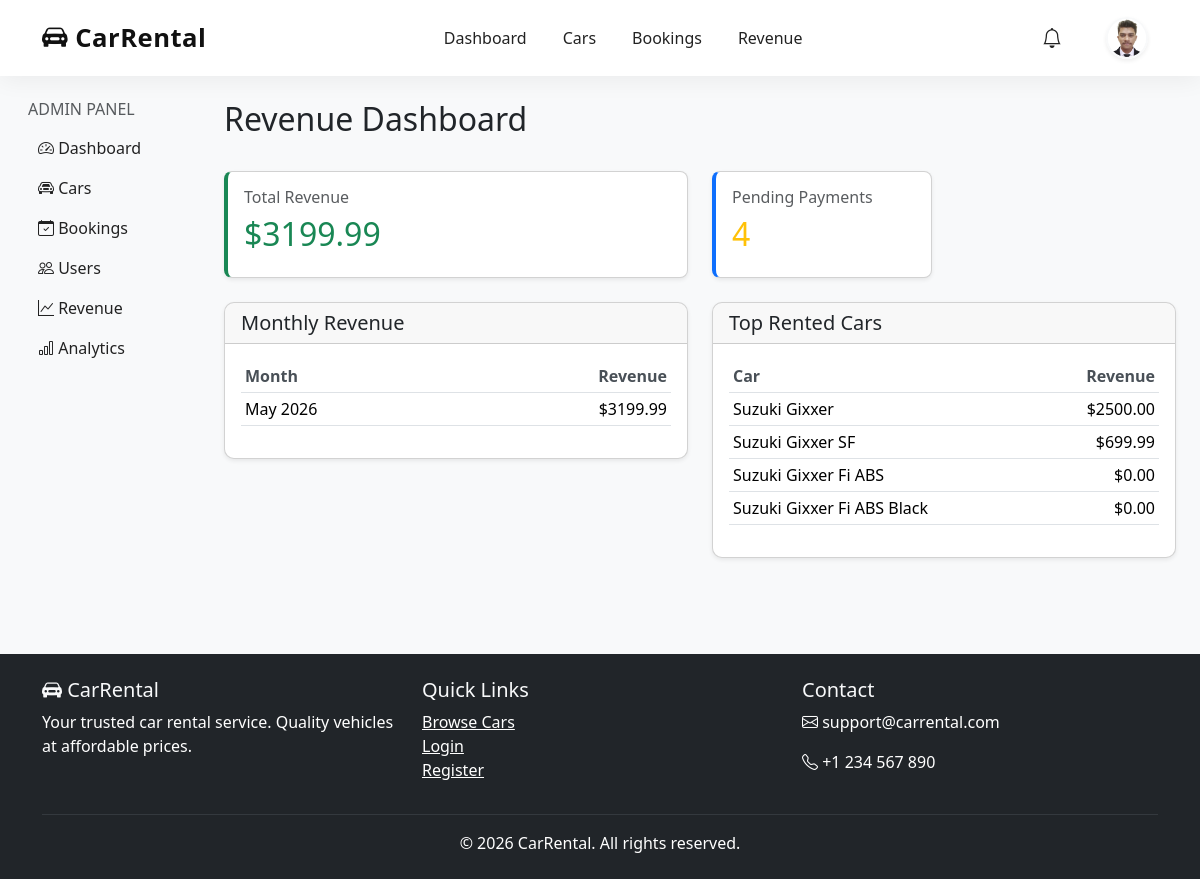
/dashboard/revenue/ (signed in), run on the app's committed database.
### accounts/models.py (models this page shows, shortened)
class User(AbstractUser):
    email = models.EmailField(unique=True)
    phone = models.CharField(max_length=20, blank=True, null=True)
    is_blocked = models.BooleanField(default=False)
    USERNAME_FIELD = 'email'
    REQUIRED_FIELDS = ['username']

class Profile(models.Model):
    user = models.OneToOneField(User, on_delete=models.CASCADE, related_name='profile')
    profile_picture = models.ImageField(upload_to='profiles/', blank=True, null=True)
    driving_license = models.ImageField(upload_to='licenses/', blank=True, null=True)
    phone = models.CharField(max_length=20, blank=True, null=True)
    address = models.TextField(blank=True, null=True)
    city = models.CharField(max_length=100, blank=True, null=True)
    state = models.CharField(max_length=100, blank=True, null=True)
    zip_code = models.CharField(max_length=20, blank=True, null=True)
    saved_addresses = models.TextField(blank=True, null=True, help_text="Comma separated addresses")
    created_at = models.DateTimeField(auto_now_add=True)
    updated_at = models.DateTimeField(auto_now=True)

### cars/models.py (models this page shows, shortened)
class Car(models.Model):
    FUEL_CHOICES = [
        ('petrol', 'Petrol'),
        ('diesel', 'Diesel'),
        ('ev', 'Electric'),
        ('hybrid', 'Hybrid'),
    ]
    TRANSMISSION_CHOICES = [
        ('manual', 'Manual'),
        ('auto', 'Automatic'),
    ]
    STATUS_CHOICES = [
        ('available', 'Available'),
        ('booked', 'Booked'),
        ('maintenance', 'Maintenance'),
    ]
    brand = models.CharField(max_length=100)
    model = models.CharField(max_length=100)
    year = models.IntegerField()
    seats = models.IntegerField(default=5)
    fuel_type = models.CharField(max_length=20, choices=FUEL_CHOICES)
    transmission = models.CharField(max_length=20, choices=TRANSMISSION_CHOICES)
    mileage = models.CharField(max_length=50, blank=True, help_text="e.g. 18 km/l")
    rent_per_day = models.DecimalField(max_digits=10, decimal_places=2)
    rent_per_hour = models.DecimalField(max_digits=10, decimal_places=2, blank=True, null=True)
    description = models.TextField(blank=True)
    location = models.CharField(max_length=200, blank=True)
    status = models.CharField(max_length=20, choices=STATUS_CHOICES, default='available')
    is_featured = models.BooleanField(default=False)
    created_at = models.DateTimeField(auto_now_add=True)
    updated_at = models.DateTimeField(auto_now=True)
    class Meta:
        ordering = ['-created_at']

### dashboard/views.py (the view)
# urls.py: path('revenue/', views.revenue_dashboard, name='revenue_dashboard'),
@staff_member_required
def revenue_dashboard(request):
    total_revenue = Booking.objects.filter(status__in=['approved', 'completed']).aggregate(Sum('grand_total'))['grand_total__sum'] or 0
    monthly_revenue = (
        Booking.objects.filter(status__in=['approved', 'completed'])
        .annotate(month=TruncMonth('created_at'))
        .values('month')
        .annotate(total=Sum('grand_total'))
        .order_by('month')
    )
    daily_earnings = (
        Booking.objects.filter(status__in=['approved', 'completed'], created_at__gte=timezone.now() - timedelta(days=30))
        .extra(select={'day': "date(created_at)"})
        .values('day')
        .annotate(total=Sum('grand_total'))
        .order_by('day')
    )
    top_cars = (
        Car.objects.annotate(total_revenue=Sum('bookings__grand_total', filter=Q(bookings__status__in=['approved', 'completed'])))
        .order_by('-total_revenue')[:10]
    )
    pending_payments = Booking.objects.filter(payment_status='pending').count()
    return render(request, 'dashboard/revenue.html', {
        'total_revenue': total_revenue,
        'monthly_revenue': monthly_revenue,
        'daily_earnings': daily_earnings,
        'top_cars': top_cars,
        'pending_payments': pending_payments,
    })

### templates/dashboard/revenue.html (shortened to what this page needs)
{% extends 'dashboard/base_admin.html' %}
{% block admin_content %}
<div class="d-flex justify-content-between align-items-center mb-4">
    <h2>Revenue Dashboard</h2>
</div>
<div class="row">
    <div class="col-md-6 mb-4">
        <div class="card stat-card revenue shadow-sm">
            <div class="card-body">
                <h6 class="text-muted">Total Revenue</h6>
                <h2 class="text-success">${{ total_revenue|floatformat:2 }}</h2>
            </div>
        </div>
    </div>
    <div class="col-md-3 mb-4">
        <div class="card stat-card shadow-sm">
            <div class="card-body">
                <h6 class="text-muted">Pending Payments</h6>
                <h2 class="text-warning">{{ pending_payments }}</h2>
            </div>
        </div>
    </div>
</div>
<div class="row">
    <div class="col-md-6 mb-4">
        <div class="card shadow-sm">
            <div class="card-header"><h5 class="mb-0">Monthly Revenue</h5></div>
            <div class="card-body">
                <table class="table table-sm">
                    <thead><tr><th>Month</th><th class="text-end">Revenue</th></tr></thead>
                    <tbody>
                        {% for entry in monthly_revenue %}
                        <tr>
                            <td>{{ entry.month|date:"F Y" }}</td>
                            <td class="text-end">${{ entry.total|floatformat:2 }}</td>
                        </tr>
                        {% empty %}
                        <tr><td colspan="2" class="text-center text-muted">No data yet.</td></tr>
                        {% endfor %}
                    </tbody>
                </table>
            </div>
        </div>
    </div>
    <div class="col-md-6 mb-4">
        <div class="card shadow-sm">
            <div class="card-header"><h5 class="mb-0">Top Rented Cars</h5></div>
            <div class="card-body">
                <table class="table table-sm">
                    <thead><tr><th>Car</th><th class="text-end">Revenue</th></tr></thead>
                    <tbody>
                        {% for car in top_cars %}
                        <tr>
                            <td>{{ car.brand }} {{ car.model }}</td>
                            <td class="text-end">${{ car.total_revenue|default:0|floatformat:2 }}</td>
                        </tr>
                        {% empty %}
                        <tr><td colspan="2" class="text-center text-muted">No data yet.</td></tr>
                        {% endfor %}
                    </tbody>
                </table>
            </div>
        </div>
    </div>
</div>
{% endblock %}

### templates/admin.html (shortened to what this page needs)
<!DOCTYPE html>
<html lang="en">
<head>
    <link href="https://cdn.jsdelivr.net/npm/bootstrap@5.3.2/dist/css/bootstrap.min.css" rel="stylesheet">
    <link rel="stylesheet" href="https://cdn.jsdelivr.net/npm/bootstrap-icons@1.11.1/font/bootstrap-icons.css">
    {% load static %}
    <link rel="stylesheet" href="{% static 'css/style.css' %}">
</head>
<body>
    <nav class="navbar navbar-expand-lg custom-navbar sticky-top">
    <div class="container">
        <a class="navbar-brand fw-bold" href="{% url 'dashboard_home' %}">
            <i class="bi bi-car-front-fill"></i> CarRental
        </a>
        <div class="collapse navbar-collapse" id="navbarNav">
            <ul class="navbar-nav mx-auto">
                <li class="nav-item">
                    <a class="nav-link nav-animate" href="{% url 'dashboard_home' %}">
                        Dashboard
                    </a>
                </li>
                <li class="nav-item">
                    <a class="nav-link nav-animate" href="{% url 'admin_cars' %}">
                        Cars
                    </a>
                </li>
                {% if user.is_authenticated %}
                <li class="nav-item">
                    <a class="nav-link nav-animate" href="{% url 'admin_bookings' %}">
                        Bookings
                    </a>
                </li>
                {% endif %}
                <li class="nav-item">
                    <a class="nav-link nav-animate" href="{% url 'revenue_dashboard' %}">
                        Revenue
                    </a>
                </li>
            </ul>
            <ul class="navbar-nav align-items-center">
                {% if user.is_authenticated %}
                <li class="nav-item dropdown me-3">
    <a class="nav-link position-relative"
    href="#"
    role="button"
    data-bs-toggle="dropdown">
        <i class="bi bi-bell fs-5"></i>
    </a>
</li>
                <li class="nav-item dropdown">
    <a class="nav-link dropdown-togglea border-0 p-0"
       href="#"
       data-bs-toggle="dropdown">
        {% if user.profile.profile_picture %}
            <img src="{{ user.profile.profile_picture.url }}"
                 alt="Profile"
                 width="42"
                 height="42"
                 class="rounded-circle object-fit-cover border border-2 border-light shadow-sm">
        {% else %}
            <i class="bi bi-person-circle fs-2 text-light"></i>
        {% endif %}
    </a>
</li>
                {% endif %}
            </ul>
        </div>
    </div>
</nav>
    {% block content %}{% endblock %}
    <footer class="bg-dark text-light py-4 mt-5">
        <div class="container">
            <div class="row">
                <div class="col-md-4">
                    <h5><i class="bi bi-car-front-fill"></i> CarRental</h5>
                    <p class="text-white">Your trusted car rental service. Quality vehicles at affordable prices.</p>
                </div>
                <div class="col-md-4">
                    <h5>Quick Links</h5>
                    <ul class="list-unstyled">
                        <li><a href="{% url 'car_list' %}" class="text-white important">Browse Cars</a></li>
                        <li><a href="{% url 'login' %}" class="text-white">Login</a></li>
                        <li><a href="{% url 'register' %}" class="text-white">Register</a></li>
                    </ul>
                </div>
                <div class="col-md-4">
                    <h5>Contact</h5>
                    <p class="text-white"><i class="bi bi-envelope"></i> support@carrental.com</p>
                    <p class="text-white"><i class="bi bi-telephone"></i> +1 234 567 890</p>
                </div>
            </div>
            <hr class="border-secondary">
            <p class="text-center text-white mb-0">&copy; 2026 CarRental. All rights reserved.</p>
        </div>
    </footer>
</body>
</html>

### static/css/style.css (style rules this page uses)
body { font-family: 'Segoe UI', Tahoma, Geneva, Verdana, sans-serif; background-color: #f8f9fa; }
.card { transition: transform 0.2s, box-shadow 0.2s; border-radius: 10px; overflow: hidden; }
.navbar { box-shadow: 0 2px 10px rgba(0,0,0,0.1); }
footer { margin-top: auto; }
.table th { border-top: none; font-weight: 600; color: #495057; }
.stat-card { border-left: 4px solid #0d6efd; border-radius: 8px; }
.stat-card.revenue { border-left-color: #198754; }

### templates/admin.html (style rules this page uses)
.custom-navbar { background: rgba(255,255,255,0.92); backdrop-filter: blur(12px); padding: 14px 0; box-shadow: 0 4px 25px rgba(0,0,0,0.06); animation: navbarFade 0.7s ease; transition: all 0.4s ease; z-index: 999; }
.navbar-brand { color: #111 !important; font-size: 1.6rem; letter-spacing: 0.5px; transition: 0.3s ease; }
.nav-link { color: #222 !important; font-weight: 500; margin: 0 10px; position: relative; transition: all 0.3s ease; }
.nav-animate::after { content: ''; position: absolute; left: 0; bottom: 0; width: 0%; height: 2px; background: #000; transition: 0.4s ease; }

### data on the page
User: profile.profile_picture (picture)
Car: brand "Suzuki", model "Gixxer", total_revenue "2500.00"
Car: brand "Suzuki", model "Gixxer SF", total_revenue "699.99"
Car: brand "Suzuki", model "Gixxer Fi ABS", total_revenue "0.00"
Car: brand "Suzuki", model "Gixxer Fi ABS Black", total_revenue "0.00"

### other printed values
{{ total_revenue|floatformat:2 }} "3199.99"
{{ pending_payments }} "4"
{{ entry.month|date:"F Y" }} "May 2026"
{{ entry.total|floatformat:2 }} "3199.99"
